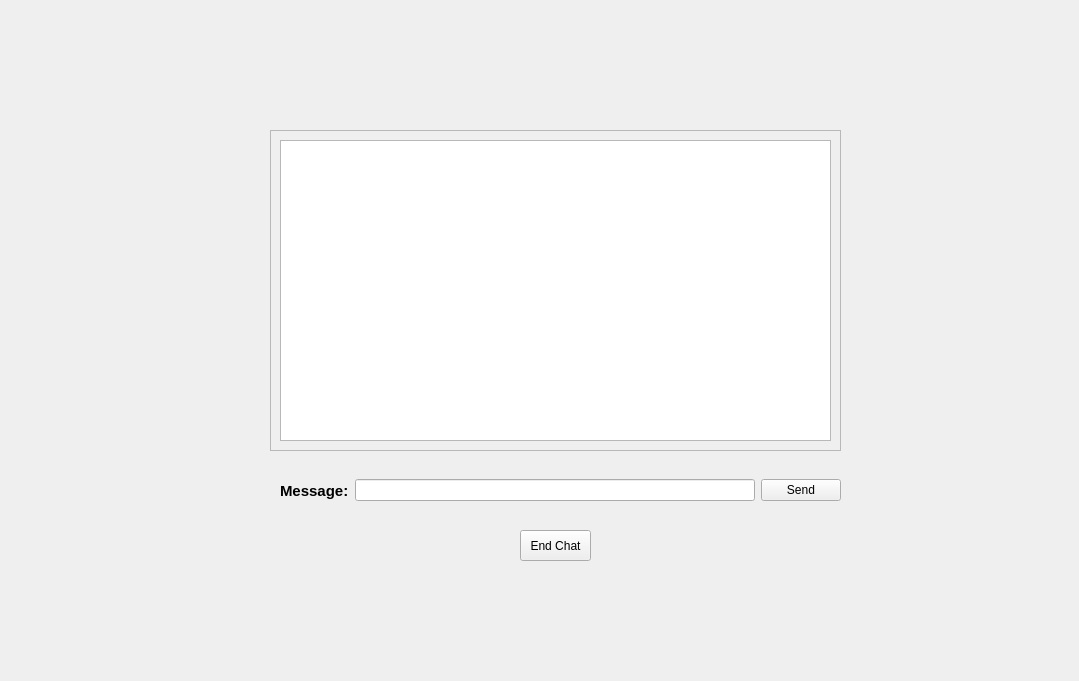
<?xml version="1.0" encoding="UTF-8"?>
<ui version="4.0">
 <class>Client</class>
 <widget class="QWidget" name="Client">
  <property name="geometry">
   <rect>
    <x>0</x>
    <y>0</y>
    <width>1079</width>
    <height>681</height>
   </rect>
  </property>
  <property name="windowTitle">
   <string>Form</string>
  </property>
  <widget class="QLabel" name="label_2">
   <property name="geometry">
    <rect>
     <x>270</x>
     <y>110</y>
     <width>561</width>
     <height>16</height>
    </rect>
   </property>
   <property name="font">
    <font>
     <pointsize>11</pointsize>
     <bold>true</bold>
    </font>
   </property>
   <property name="text">
    <string/>
   </property>
  </widget>
  <widget class="QFrame" name="frame">
   <property name="geometry">
    <rect>
     <x>270</x>
     <y>130</y>
     <width>571</width>
     <height>321</height>
    </rect>
   </property>
   <property name="frameShape">
    <enum>QFrame::Shape::StyledPanel</enum>
   </property>
   <property name="frameShadow">
    <enum>QFrame::Shadow::Raised</enum>
   </property>
   <layout class="QVBoxLayout" name="verticalLayout">
    <item>
     <widget class="QListWidget" name="chatDisplay"/>
    </item>
   </layout>
  </widget>
  <widget class="QWidget" name="layoutWidget">
   <property name="geometry">
    <rect>
     <x>280</x>
     <y>470</y>
     <width>561</width>
     <height>41</height>
    </rect>
   </property>
   <layout class="QHBoxLayout" name="horizontalLayout">
    <item>
     <widget class="QLabel" name="label">
      <property name="font">
       <font>
        <pointsize>11</pointsize>
        <bold>true</bold>
       </font>
      </property>
      <property name="text">
       <string>Message:</string>
      </property>
     </widget>
    </item>
    <item>
     <widget class="QLineEdit" name="type"/>
    </item>
    <item>
     <widget class="QPushButton" name="send">
      <property name="text">
       <string>Send</string>
      </property>
     </widget>
    </item>
   </layout>
  </widget>
  <widget class="QPushButton" name="End_Chat">
   <property name="geometry">
    <rect>
     <x>520</x>
     <y>530</y>
     <width>71</width>
     <height>31</height>
    </rect>
   </property>
   <property name="text">
    <string>End Chat</string>
   </property>
  </widget>
 </widget>
 <resources/>
 <connections/>
</ui>
